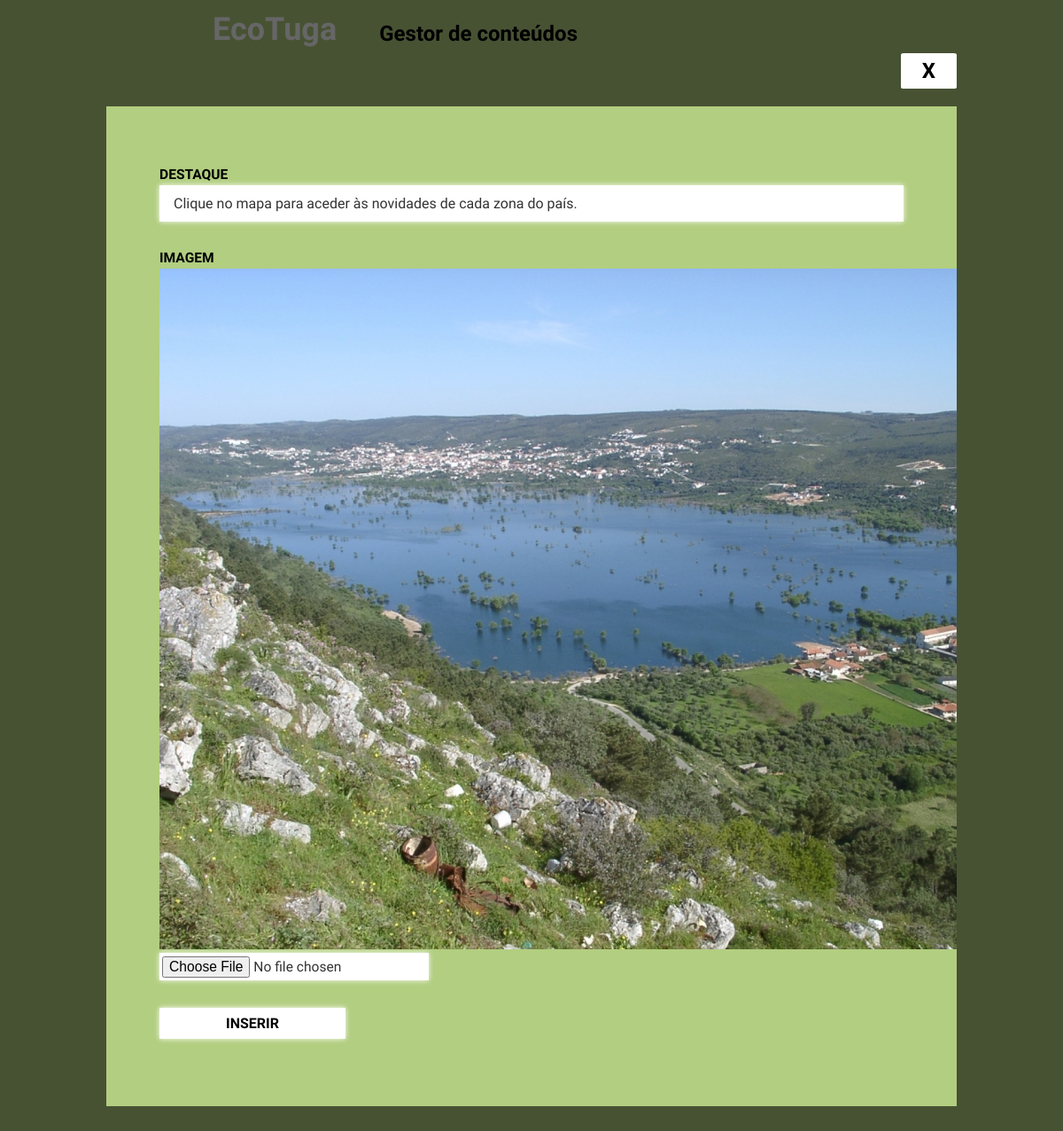
Page /admin/destaques_editar.php?id=1 on the committed database.
### tables this page shows
CREATE TABLE IF NOT EXISTS `destaques` (
  `id` int(11) NOT NULL AUTO_INCREMENT,
  `destaque` text NOT NULL,
  `imagem` text NOT NULL,
  PRIMARY KEY (`id`)
);

### admin/destaques_editar.php (the view, shortened to what this page needs)
<?php
    $ligacao = mysqli_connect('localhost','root','','ecotuga_dados');
    mysqli_set_charset($ligacao,'utf8');
    $id = $_GET['id'];
    $consulta = mysqli_query($ligacao , "SELECT * FROM destaques WHERE id = $id");
    $destaques = mysqli_fetch_assoc($consulta);
?>
<!DOCTYPE html>
<html>
<head>
    <link rel="stylesheet" type="text/css" href="css/style.css" >
</head>
<body>
  <header id="top">
        <nav id="menu">
              <div class="contentor">
              <a href="index.php"><h1 class="left" id="logo">EcoTuga</h1></a>
              <h2 class="left" id="logo">Gestor de conteúdos</h2>
              </div>
        </nav>
  </header>
        <div class="janela_editar">
          <a href="destaques.php" class="fechar_janela right">X</a>
          <div class="item-insert">
            <form  enctype="multipart/form-data" action="" method="post">
                <label>Destaque</label>
                <input type="text" name="lugar" value="<?php echo $destaques['destaque']; ?>"/>
                <label>Imagem</label>
                  <?php if($destaques['imagem'] != ''){ ?>
                     <img src="../img/<?php echo $destaques['imagem']; ?>" accept="image/*"/>
                  <?php } ?>
                <input type="file" name="imagem"/>
                <input type="submit" value="Inserir" class="submit_button"/>
            </form>
          </div>
        </div>
</body>
</html>

### admin/css/style.css (style rules this page uses)
* { box-sizing:border-box; }
body { margin:0; font-family: 'Exo', sans-serif; background-color:#B2CE80; }
a { text-decoration:none;color:inherit; }
h1 { margin:0; }
.left { float: left; }
.right { float: right; }
.contentor { width: 60%; margin: 0 auto; }
#top { position: fixed; display: block; z-index: 10; top: 0; }
#menu { background-color: #B2CE80; position: fixed; display: block; width: 100%; }
#menu h1 { margin: 1vw 0 1vw 0; font-size: 3vw; color:#FFF; }
#menu h2 { margin:1em 1em 1em 2em; color: #000; }
.contentor { max-width:80%; margin:0 auto; }
.fechar_janela { font-weight: bold; font-size: 2vw; background-color: #FFF; padding: 0.5vw 2vw; margin-right: 10%; margin-top: 5%; border-radius: 5%; cursor:pointer; }
.item-insert { width: 80%; margin:0 auto; margin-top: 10%; background-color: #B2CE80; padding:5%; box-sizing:border-box; height: 70%; overflow-y: scroll; }
label { display:block; margin:0.5em 0 0.2em 0; font-weight:bold; text-transform: uppercase; font-size: 1.3vw; }
input,textarea { display:block; border:none; box-shadow:0 0 0.5vw #ffffff; width:100%; padding:0.7em 1em; margin:0 0 2em 0; font-size:1em; font-family:inherit; color:#333; background:#ffffff; }
input.submit_button { display:inline-block; color: #000; cursor:pointer; text-transform: uppercase; padding:0.5em 1em 0.5em 1em ; cursor: pointer; font-weight: bold; width: 25%; }
input[type="file"] { width:auto; padding:0.2em; font-size: 1.3vw; }
.janela_editar { position:fixed; background-color: rgba(0, 0, 0, 0.6); left: 0; top: 0; width: 100%; height: 100%; z-index: 10; }

### rows in the picture
destaques: lugar "Clique no mapa para aceder às novidades de cada zona do país.", imagem (picture)
